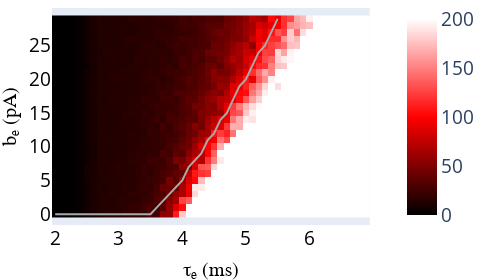

This figure's notebook cell:
### Code cell
#This is an example with few values of tau_i and b_e
load= 'tau_e'
mean_array,taus, bthr, tau_v, bvals = load_survival( load = load, save_path = './fill_gaps_dyn/')
plot_heatmap_survival(mean_array, taus, tau_v, bvals , bthr,load = load, save_im=False, z_max=200,line_color='darkgray')

### Figure 1 — Plotly figure (JSON) as saved in the notebook; plotly's stock layout.template omitted (floating-point values rounded to 4 significant figures; data arrays with more than 128 entries replaced by an {"elided": "..."} marker saying what was removed)
{"data": [{"colorbar": {"tickcolor": "black", "tickfont": {"size": 19}}, "colorscale": [[0, "black"], [0.5, "red"], [1, "white"], [1, "white"]], "type": "heatmap", "x": [2, 2.1, 2.2, 2.3, 2.4, 2.5, 2.6, 2.7, 2.8, 2.9, 3.0, 3.1, 3.2, 3.3, 3.4, 3.5, 3.6, 3.7, 3.8, 3.9, 4.0, 4.1, 4.2, 4.3, 4.4, 4.5, 4.6, 4.7, 4.8, 4.9, 5.0, 5.1, 5.2, 5.3, 5.4, 5.5, 5.6, 5.7, 5.8, 5.9, 6.0, 6.1, 6.2, 6.3, 6.4, 6.5, 6.6, 6.7, 6.8, 6.9], "y": [0, 1, 2, 3, 4, 5, 6, 7, 8, 9, 10, 11, 12, 13, 14, 15, 16, 17, 18, 19, 20, 21, 22, 23, 24, 25, 26, 27, 28, 29], "z": {"elided": "30x50 float values"}, "zmax": 200, "zmin": 0}, {"line": {"color": "darkgray", "width": 2}, "mode": "lines", "showlegend": false, "type": "scatter", "x": [2, 2.1, 2.2, 2.3, 2.4, 2.5, 2.6, 2.7, 2.8, 2.9, 3.0, 3.1, 3.2, 3.3, 3.4, 3.5, 3.6, 3.7, 3.8, 3.9, 4.0, 4.1, 4.2, 4.3, 4.4, 4.5, 4.6, 4.7, 4.8, 4.9, 5.0, 5.1, 5.2, 5.3, 5.4, 5.5, 5.6, 5.7, 5.8, 5.9, 6.0, 6.1, 6.2, 6.3, 6.4, 6.5, 6.6, 6.7, 6.8, 6.9], "xaxis": "x", "y": [0, 0, 0, 0, 0, 0, 0, 0, 0, 0, 0, 0, 0, 0, 0, 0, 1, 2, 3, 4, 5, 7, 8, 9, 11, 12, 14, 15, 17, 19, 20, 22, 24, 25, 27, 29], "yaxis": "y"}], "layout": {"coloraxis": {"colorbar": {"title": {"side": "right"}, "x": -0.55, "y": 0.35}}, "height": 280, "margin": {"b": 0, "l": 0, "r": 0, "t": 0}, "width": 480, "xaxis": {"anchor": "y", "domain": [0, 0.94], "nticks": 10, "showgrid": false, "tickfont": {"color": "black", "size": 19}, "title": {"font": {"color": "black", "family": "Arial, sans-serif", "size": 20}, "text": "τₑ (ms)"}}, "yaxis": {"anchor": "x", "domain": [0, 1], "nticks": 9, "showgrid": false, "tickfont": {"color": "black", "size": 19}, "title": {"font": {"color": "black", "family": "Arial, sans-serif", "size": 20}, "text": "bₑ (pA)"}}, "yaxis2": {"anchor": "x", "overlaying": "y", "showgrid": false, "side": "right", "title": {"font": {"color": "black", "family": "Arial, sans-serif", "size": 20}, "text": "bₑ (pA)"}}}}
